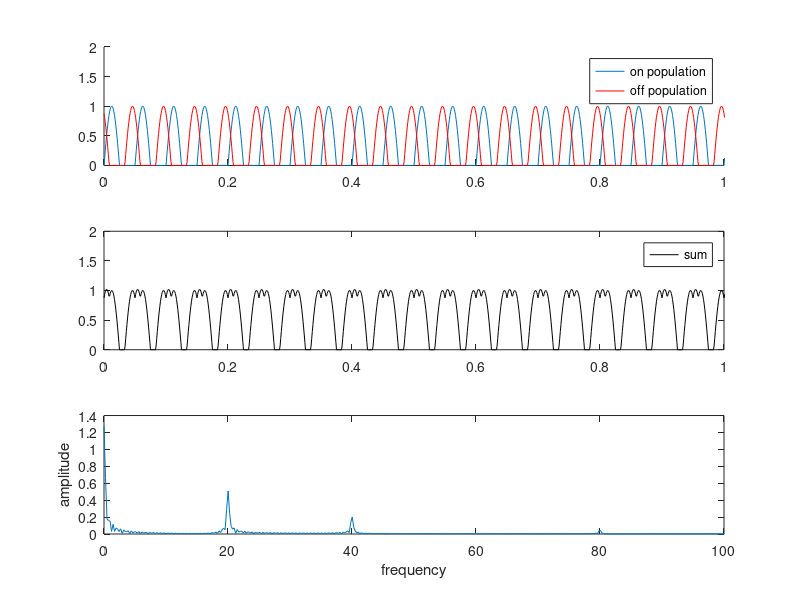

Here is the MATLAB script that generated this plot:
% rd_simSampledSquarewavePhaseShift.m

%% setup
stimFreq = 20; % 15 or 20

dur = 2.4;
Fs = 1000; 
t = 0:1/Fs:dur-1/Fs;
nSamples = numel(t);

sinewave = @(A,f,t,ph) A*sin(2*pi*f*t + ph);

%% determine phase difference between on and off populations
switch stimFreq
    case 15
        duty = 0.5;
    case 20
        duty = 0.33;
end
phaseShift = 2*pi*duty;

%% make sine wave responses
onResponse = sinewave(1,stimFreq,t,0);
offResponse = sinewave(1,stimFreq,t,phaseShift);

% half-wave rectify
onResponse(onResponse < 0) = 0;
offResponse(offResponse < 0) = 0;

response = onResponse + offResponse;

%% FFT
nfft = 2^nextpow2(nSamples); % Next power of 2 from length of y
Y = fft(response,nfft)/nSamples; % Scale by number of samples
f = Fs/2*linspace(0,1,nfft/2+1); % Fs/2 is the maximum frequency that can be measured
amps = 2*abs(Y(1:nfft/2+1)); % Multiply by 2 since only half the energy is in the positive half of the spectrum?

%% figure
figure
subplot(3,1,1)
hold on
plot(t, onResponse)
plot(t, offResponse, 'r')
xlim([0 1])
ylim([0 2])
legend('on population','off population')
subplot(3,1,2)
plot(t, response, 'k')
xlim([0 1])
ylim([0 2])
legend('sum')
subplot(3,1,3)
plot(f, amps)
xlim([0 100])
xlabel('frequency')
ylabel('amplitude')


